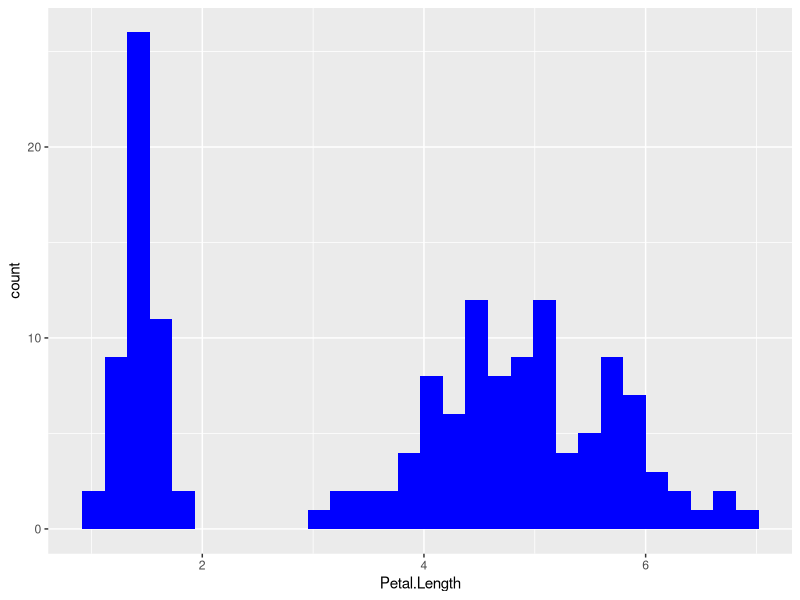

The R source for this figure:
## ---- chunk 1
knitr::opts_chunk$set(echo = TRUE)
library(tidyverse)

## ---- chunk 2
ggplot(iris, aes(x=Petal.Length))+
  geom_histogram(fill="blue") -> plot
ggsave("Practice_plot.png", plot)

